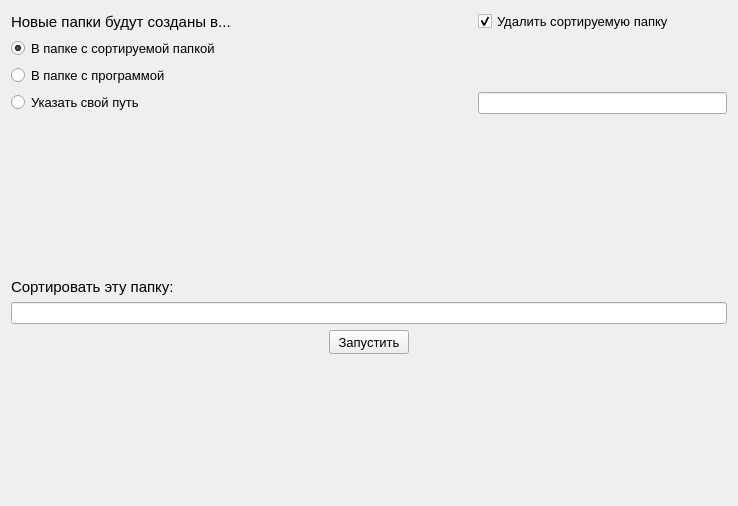
<?xml version="1.0" encoding="UTF-8"?>
<ui version="4.0">
 <class>Form</class>
 <widget class="QWidget" name="Form">
  <property name="geometry">
   <rect>
    <x>0</x>
    <y>0</y>
    <width>734</width>
    <height>506</height>
   </rect>
  </property>
  <property name="windowTitle">
   <string>Form</string>
  </property>
  <layout class="QGridLayout" name="gridLayout">
   <item row="7" column="0" colspan="2">
    <widget class="QLineEdit" name="sort_this">
     <property name="minimumSize">
      <size>
       <width>716</width>
       <height>20</height>
      </size>
     </property>
     <property name="font">
      <font>
       <pointsize>9</pointsize>
      </font>
     </property>
    </widget>
   </item>
   <item row="8" column="0" colspan="2" alignment="Qt::AlignHCenter|Qt::AlignTop">
    <widget class="QPushButton" name="run">
     <property name="minimumSize">
      <size>
       <width>75</width>
       <height>24</height>
      </size>
     </property>
     <property name="font">
      <font>
       <pointsize>10</pointsize>
      </font>
     </property>
     <property name="text">
      <string>Запустить</string>
     </property>
    </widget>
   </item>
   <item row="4" column="1" alignment="Qt::AlignLeft|Qt::AlignVCenter">
    <widget class="QLineEdit" name="new_dirs_here">
     <property name="minimumSize">
      <size>
       <width>249</width>
       <height>20</height>
      </size>
     </property>
     <property name="font">
      <font>
       <pointsize>9</pointsize>
      </font>
     </property>
    </widget>
   </item>
   <item row="0" column="1" alignment="Qt::AlignRight">
    <widget class="QCheckBox" name="del_cb">
     <property name="minimumSize">
      <size>
       <width>249</width>
       <height>20</height>
      </size>
     </property>
     <property name="font">
      <font>
       <pointsize>10</pointsize>
      </font>
     </property>
     <property name="text">
      <string>Удалить сортируемую папку</string>
     </property>
     <property name="checked">
      <bool>true</bool>
     </property>
    </widget>
   </item>
   <item row="4" column="0">
    <widget class="QRadioButton" name="custom_folder">
     <property name="minimumSize">
      <size>
       <width>461</width>
       <height>20</height>
      </size>
     </property>
     <property name="font">
      <font>
       <pointsize>10</pointsize>
      </font>
     </property>
     <property name="text">
      <string>Указать свой путь</string>
     </property>
    </widget>
   </item>
   <item row="3" column="0">
    <widget class="QRadioButton" name="prg_folder">
     <property name="minimumSize">
      <size>
       <width>461</width>
       <height>20</height>
      </size>
     </property>
     <property name="font">
      <font>
       <pointsize>10</pointsize>
      </font>
     </property>
     <property name="text">
      <string>В папке с программой</string>
     </property>
    </widget>
   </item>
   <item row="0" column="0" alignment="Qt::AlignLeft">
    <widget class="QLabel" name="label_1">
     <property name="minimumSize">
      <size>
       <width>222</width>
       <height>20</height>
      </size>
     </property>
     <property name="maximumSize">
      <size>
       <width>355</width>
       <height>328</height>
      </size>
     </property>
     <property name="font">
      <font>
       <pointsize>11</pointsize>
      </font>
     </property>
     <property name="text">
      <string>Новые папки будут созданы в...</string>
     </property>
    </widget>
   </item>
   <item row="2" column="0">
    <widget class="QRadioButton" name="where_folder">
     <property name="minimumSize">
      <size>
       <width>461</width>
       <height>20</height>
      </size>
     </property>
     <property name="font">
      <font>
       <pointsize>10</pointsize>
      </font>
     </property>
     <property name="text">
      <string>В папке с сортируемой папкой</string>
     </property>
     <property name="checked">
      <bool>true</bool>
     </property>
    </widget>
   </item>
   <item row="5" column="0" alignment="Qt::AlignVCenter">
    <widget class="QLabel" name="label">
     <property name="minimumSize">
      <size>
       <width>461</width>
       <height>176</height>
      </size>
     </property>
     <property name="font">
      <font>
       <pointsize>11</pointsize>
      </font>
     </property>
     <property name="text">
      <string>Сортировать эту папку:</string>
     </property>
     <property name="alignment">
      <set>Qt::AlignBottom|Qt::AlignLeading|Qt::AlignLeft</set>
     </property>
    </widget>
   </item>
  </layout>
 </widget>
 <resources/>
 <connections/>
</ui>
